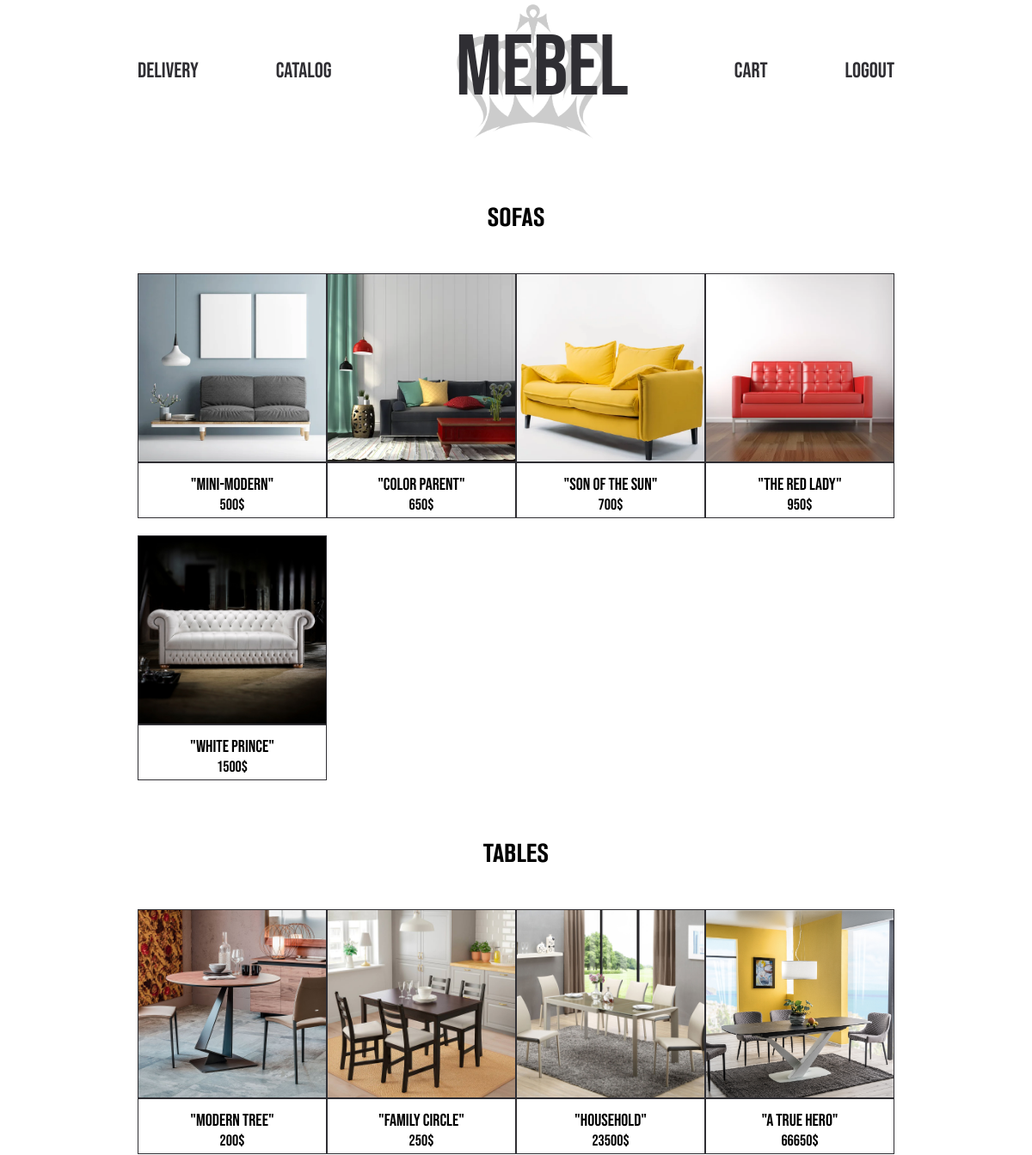
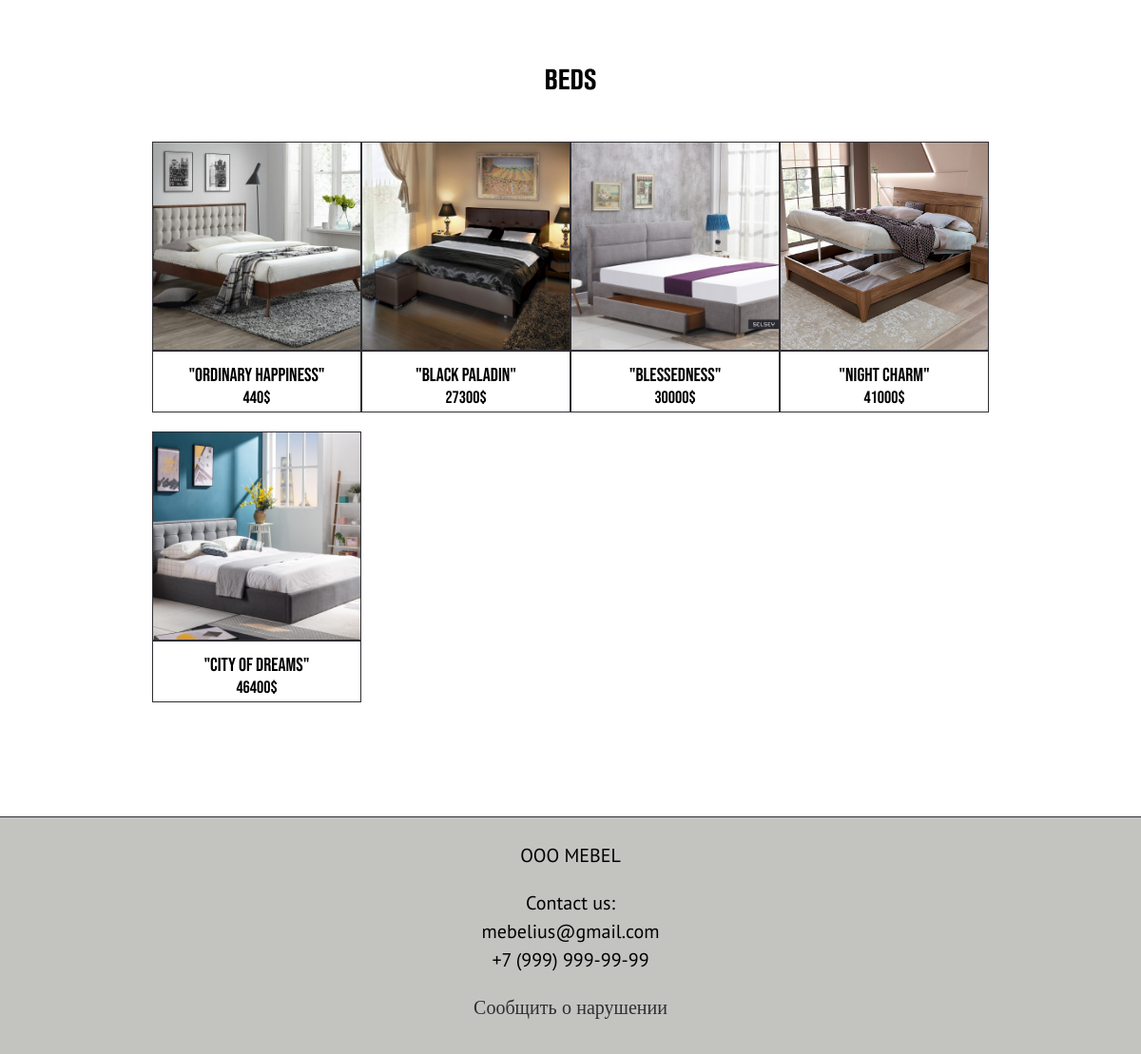
The app's page /catalog (signed in) with its own data (2 pictures, top to bottom).
### app.py (models this page shows)
class Item(db.Model):
    id = db.Column(db.Integer, primary_key=True)
    category = db.Column(db.String, nullable=False)
    img = db.Column(db.Text, nullable=False)
    title = db.Column(db.String(20), nullable=False)
    price = db.Column(db.Integer, nullable=False)
    popularity = db.Column(db.Integer)
    isActive = db.Column(db.Boolean, default=True)

### app.py (the view)
@app.route('/catalog')
def catalog():
    items = Item.query.order_by(Item.price).all()
    return render_template('catalog.html', items = items, categories = categories)

### app.py (called while the page is built)
@login.user_loader
def load_user(id):
    return User.query.get(int(id))

### templates/catalog.html (shortened to what this page needs)
<!DOCTYPE html>
<html lang="en">
<head>
    <link rel="stylesheet" href="/static/catalog.css">
</head>
<body>
<div class="container">
    <div class="header">
        <div class="header-column">
            <div class="header-menu">
                <div class="header-menu__item">
                    <a href="{{ url_for('delivery') }}">Delivery</a>
                </div>
                <div class="header-menu__item">
                    <a href="{{ url_for('catalog') }}">Catalog</a>
                </div>
            </div>
        </div>
        <div class="header-column">
            <div class="header-logo">
                <a href="../">
                    MEBEL
                </a>
                <img src="/static/img/crown.png" alt="">
            </div>
        </div>
        <div class="header-column">
            <div class="header-menu">
                <div class="header-menu__item">
                    <a href="{{ url_for('cart') }}">Cart</a>
                </div>
                <div class="header-menu__item">
                    {% if current_user.is_anonymous %}
                        <a href="{{ url_for('login') }}">Login</a>
                    {% else %}
                        <a href="{{ url_for('logout') }}">Logout</a>
                    {% endif %}
                </div>
            </div>
        </div>
    </div>
</div>
   <div class="container">
        <div class="catalog">
            {% for cat in categories %}
                <div class="catalog__category">{{ cat }}</div>
                <div class="catalog-products">
                {% for item in items %}
                    {% if item.category == cat %}
                        <div class="catalog__item">
                            <div class="catalog__image"><img src="../static/img/{{item.img}}" alt=""></div>
                            <a href="{{ url_for('product', id=item.id) }}" class="catalog__info">
                                <div class="catalog__name">"{{ item.title }}"</div>
                                <div class="catalog__price">{{ item.price }}$</div>
                            </a>
                        </div>
                    {% endif %}
                {% endfor %}
                </div>
            {% endfor %}
        </div>
   </div>
<div class="wrapper">
    <div class="footer">
        <ul class="footer-contacts">
            <li class="footer-contacts__item footer-contacts__item_title">OOO MEBEL</li>
            <li class="footer-contacts__item">Contact us:</li>
            <li class="footer-contacts__item">mebelius@gmail.com</li>
            <li class="footer-contacts__item">+7 (999) 999-99-99</li>
            <li class="footer-contacts__item footer-contacts__item_link"><a href="">Сообщить о нарушении</a></li>
        </ul>
    </div>
</div></body>
</body>
</html>

### static/catalog.css (style rules this page uses)
* { padding: 0; margin: 0; border: 0; }
*, *:before, *:after { -moz-box-sizing: border-box; -webkit-box-sizing: border-box; box-sizing: border-box; }
html, body { height: 100%; margin: 0; padding: 0; min-width: none; position: relative; width: 100%; color: #000; }
body { font-size: 100%; font-family: "PT Sans"; line-height: 1; font-size: 14px; -ms-text-size-adjust: 100%; -moz-text-size-adjust: 100%; -webkit-text-size-adjust: 100%; }
a, a:visited { text-decoration: none; }
ul li { list-style: none; }
img { vertical-align: top; }
.container { max-width: 880px; margin: 0 auto; width: 100%; }
.header { display: flex; justify-content: space-between; font-family: "Bebas Neue"; }
.header-menu { display: flex; }
.header-menu__item { flex: 0 1 33.333%; margin: 40px 90px 0 0; font-size: 25px; text-transform: uppercase; }
.header-menu__item:last-child { margin: 40px 0 0 0; }
.header-menu__item a { color: #2f2e33; }
.header-logo { font-size: 100px; width: 230px; text-align: center; }
.header-logo a { position: absolute; color: #2f2e33; }
.header-logo img { position: relative; top: -25px; right: 0; width: 180px; z-index: -1; opacity: 0.2; }
.footer { flex: 0 0 auto; height: 250px; width: 100%; background: #c3c4c0; border-top: 1px solid #2f2e33; margin: 100px 0 0 0; }
.footer-contacts { display: flex; flex-direction: column; align-items: center; font-size: 20px; }
.footer-contacts__item { margin: 0 0 10px 0; }
.footer-contacts__item_title { margin: 30px 0 30px 0; }
.footer-contacts__item_link { margin: 20px 0 0 0; }
.footer-contacts__item_link a { color: #2f2e33; }
body { padding: 30px 0 0 0; background-color: #ffffff; }
.catalog__category { text-align: center; text-transform: uppercase; font-family: "Akzidenz Grotesk BQ"; font-size: 30px; margin: 50px 0; }
.catalog-products { display: flex; flex-wrap: wrap; }
.catalog__item { margin: 0 0 20px 0; flex: 0 0 25%; }
.catalog__image img { width: 100%; border: 1px solid #2f2e33; }
.catalog__name { text-align: center; margin: 15px 0 5px 0; font-family: "Bebas Neue"; font-size: 20px; text-transform: uppercase; }
.catalog__price { text-align: center; margin: 0 0 5px 0; font-family: "Bebas Neue"; font-size: 18px; }
.catalog__info { display: block; color: #000; border: 1px solid #2f2e33; }

### records on screen
Item: img (picture), title "MINI-MODERN", price "500"
Item: img (picture), title "COLOR PARENT", price "650"
Item: img (picture), title "SON OF THE SUN", price "700"
Item: img (picture), title "THE RED LADY", price "950"
Item: img (picture), title "WHITE PRINCE", price "1500"
Item: img (picture), title "MODERN TREE", price "200"
Item: img (picture), title "FAMILY CIRCLE", price "250"
Item: img (picture), title "HOUSEHOLD", price "23500"
Item: img (picture), title "A TRUE HERO", price "66650"
Item: img (picture), title "ORDINARY HAPPINESS", price "440"
Item: img (picture), title "BLACK PALADIN", price "27300"
Item: img (picture), title "BLESSEDNESS", price "30000"
Item: img (picture), title "NIGHT CHARM", price "41000"
Item: img (picture), title "CITY OF DREAMS", price "46400"

### other values on screen
{{ cat }} "SOFAS" "TABLES" "BEDS"
